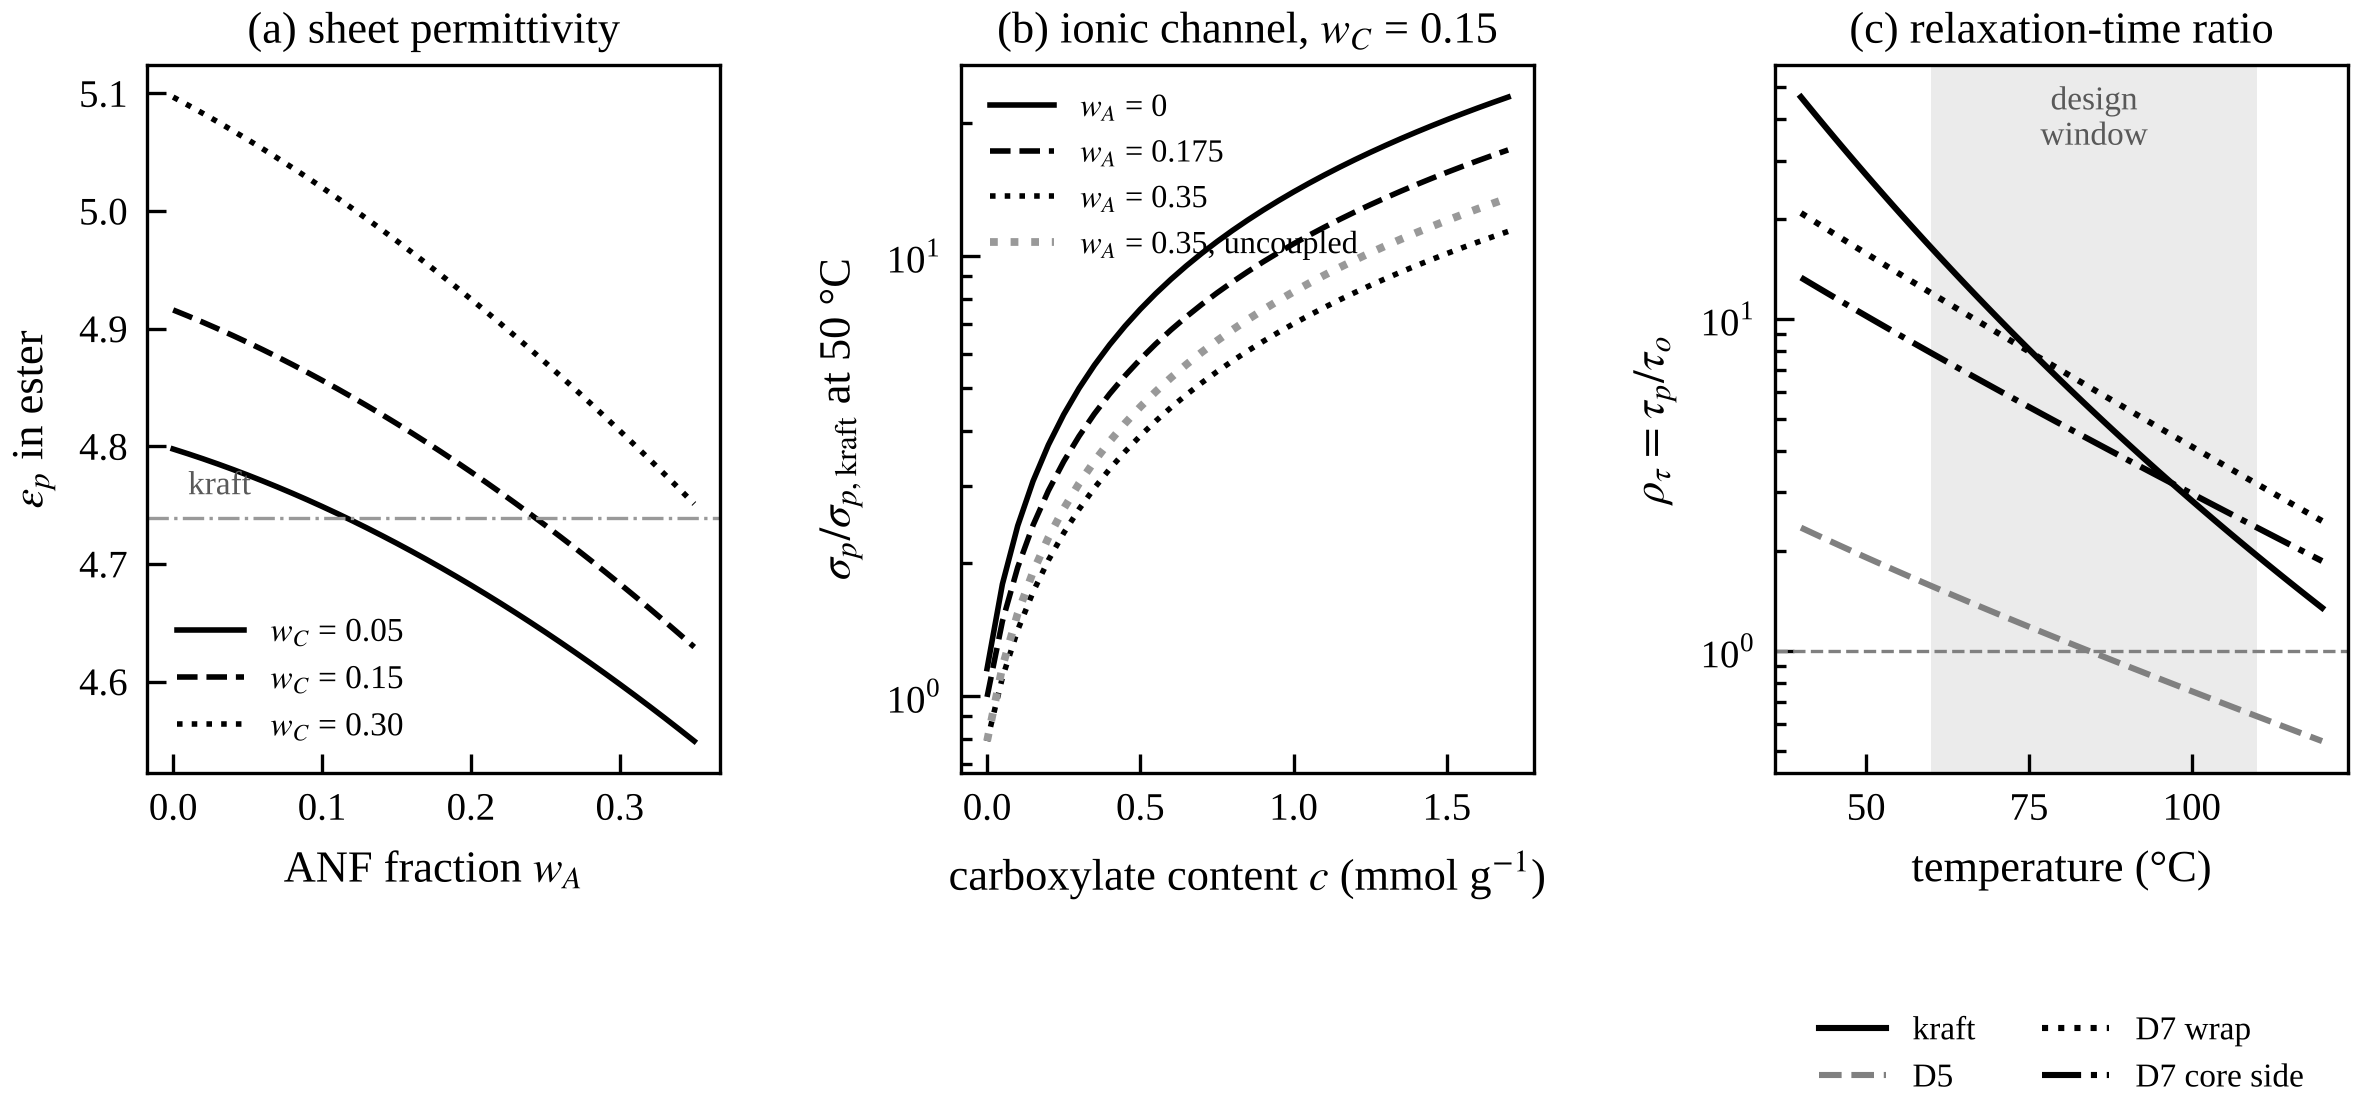

This figure's Python source:
"""Property-model behaviour: permittivity, dissociation coupling and relaxation-time ratio over temperature."""
import json, sys
import numpy as np
import figstyle as fs
import matplotlib.pyplot as plt
import props as pp, design as D

DZ = json.load(open('res_designs.json'))
fig, axs = plt.subplots(1, 3, figsize=(fs.COL2, 2.3), gridspec_kw=dict(wspace=0.42))
ax = axs[0]
wa = np.linspace(0, 0.35, 36)
for wc, ls in [(0.05, '-'), (0.15, '--'), (0.30, ':')]:
    ax.plot(wa, [pp.permittivity(dict(w_a=a, w_c=wc, c=1.0, w_b=0.0)) for a in wa], 'k', ls=ls, label='$w_C$ = %.2f' % wc)
ax.axhline(pp.permittivity(pp.KRAFT), color='0.6', lw=0.6, ls='-.')
ax.text(0.01, pp.permittivity(pp.KRAFT) + 0.02, 'kraft', fontsize=6, color='0.35')
ax.set_xlabel('ANF fraction $w_A$'); ax.set_ylabel('$\\varepsilon_p$ in ester')
ax.legend(loc='lower left', fontsize=6); ax.set_title('(a) sheet permittivity', pad=4)

ax = axs[1]
cc = np.linspace(0, 1.7, 35)
s0 = pp.paper_conductivity(pp.KRAFT, 323.15)
Pn = dict(pp.NOMINAL); Pn['couple'] = False
for a, ls in [(0.0, '-'), (0.175, '--'), (0.35, ':')]:
    ax.semilogy(cc, [pp.paper_conductivity(dict(w_a=a, w_c=0.15, c=c, w_b=0.0), 323.15) / s0 for c in cc], 'k', ls=ls,
                label='$w_A$ = %.3g' % a)
ax.semilogy(cc, [pp.paper_conductivity(dict(w_a=0.35, w_c=0.15, c=c, w_b=0.0), 323.15, 'ne', Pn) / s0 for c in cc],
            color='0.6', ls=':', lw=1.4, label='$w_A$ = 0.35, uncoupled')
ax.set_xlabel('carboxylate content $c$ (mmol g$^{-1}$)'); ax.set_ylabel('$\\sigma_p/\\sigma_{p,\\mathrm{kraft}}$ at 50 °C')
ax.legend(loc='upper left', fontsize=5.8); ax.set_title('(b) ionic channel, $w_C$ = 0.15', pad=4)

ax = axs[2]
Tc = np.linspace(40, 120, 81)
ax.axvspan(60, 110, color='0.92', lw=0)
ax.axhline(1.0, color='0.5', lw=0.6, ls='--')
curves = [('kraft', pp.KRAFT, 'k', '-'), ('D5', D.to_x(DZ['strict_match']['v']), '0.5', '--'),
          ('D7 wrap', D.to_x(DZ['opt_graded']['v'], 0), 'k', ':'), ('D7 core side', D.to_x(DZ['opt_graded']['v'], 4), 'k', '-.')]
for lab, x, c, ls in curves:
    ax.semilogy(Tc, [pp.tau_ratio(x, t + 273.15) for t in Tc], color=c, ls=ls, lw=1.1, label=lab)
ax.set_xlabel('temperature (°C)'); ax.set_ylabel('$\\rho_\\tau=\\tau_p/\\tau_o$')
ax.text(85, 40, 'design\nwindow', ha='center', va='center', fontsize=6, color='0.35')
ax.legend(loc='upper center', bbox_to_anchor=(0.5, -0.3), ncol=2, fontsize=6); ax.set_title('(c) relaxation-time ratio', pad=4)
fig.savefig('fig_props.png')
print('ok')
